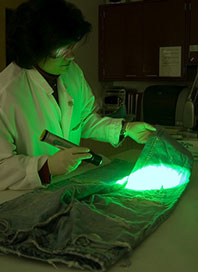
%> input picture Assets/Image1.jpg, 198 x 272 px
$ octave image1.m   (GNU Octave 9; MATLAB toolbox functions it lacks are replaced by stand-ins)
%> lines starting %> are read from the running program, lines starting %| are printed output that depends on the picture; in (x1, y1, x2, y2) boxes, pixels count from 0 and x2, y2 are one past the last pixel; in counts of white or black regions, pixels touching at a corner belong together; the program's own positions count from 1
%==========================================================================
% IMAGE 1: COLOR CORRECTION AND HARRIS CORNER DETECTION
%==========================================================================
% Purpose: Correct color cast using Gray World white balance
% Problem: Image has improper lighting causing color cast
% Techniques: Gray World, White Balance, Harris Corners, Histogram
%==========================================================================

clear all; close all; clc;

%% Initial path setup for root folder and loading assets
path = "C:\Users\DELL\Desktop\ICV_Assignment";
cd(path);

% Defining the image path and output folder path
imagePath = 'Assets/Image1.jpg';
outputFolder = 'Output/Image1/';

% Create output folder if doesn't exist
if ~exist(outputFolder, 'dir')
    mkdir(outputFolder);
end

% Load the image
img = imread(imagePath);
%> img is the input picture: size 272x198x3 uint8; mean R, G, B 42.7, 69, 32.5
img = im2double(img);
%> img: size 272x198x3 double

%% Image Metrics

[rows, cols, channels] = size(img);
%> rows = 272; cols = 198; channels = 3
numPixels = rows * cols;
%> numPixels = 53856

fprintf('--- Image Metrics ---\n');
fprintf('Width: %d pixels\n', cols);
%| Width: 198 pixels
fprintf('Height: %d pixels\n', rows);
%| Height: 272 pixels
fprintf('Channels: %d\n', channels);
%| Channels: 3
fprintf('Total Pixels: %d\n', numPixels);
%| Total Pixels: 53856

% Mean intensity per channel
meanR = mean(img(:,:,1), 'all');
%> meanR = 0.167
meanG = mean(img(:,:,2), 'all');
%> meanG = 0.271
meanB = mean(img(:,:,3), 'all');
%> meanB = 0.127

fprintf('Mean R: %.4f\n', meanR);
%| Mean R: 0.1674
fprintf('Mean G: %.4f\n', meanG);
%| Mean G: 0.2706
fprintf('Mean B: %.4f\n', meanB);
%| Mean B: 0.1274


%% Split channels
R = img(:,:,1);
G = img(:,:,2);
B = img(:,:,3);
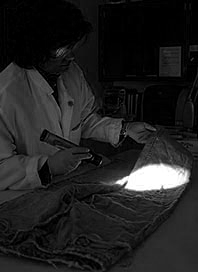
%> B: size 272x198 double; min 0, max 1, mean 0.127

%% Gray World White Balance
R_avg = mean(R(:));
%> R_avg = 0.167
G_avg = mean(G(:));
%> G_avg = 0.271
B_avg = mean(B(:));
%> B_avg = 0.127

avg = (R_avg + G_avg + B_avg) / 3;
%> avg = 0.188

R_corr = R * (avg / R_avg);
G_corr = G * (avg / G_avg);
B_corr = B * (avg / B_avg);

% Merge corrected image
img_grayworld = cat(3, R_corr, G_corr, B_corr);

%% Additional Green Cast Reduction
G_corr2 = G_corr * 0.85;   % reduce green
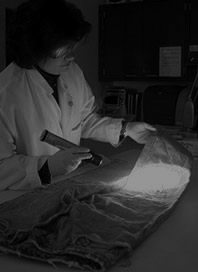
%> G_corr2: size 272x198 double; min 0, max 0.592, mean 0.16
R_corr2 = R_corr * 1.05;   % slight boost red

img_corrected = cat(3, R_corr2, G_corr2, B_corr);

% Clip values to [0,1]
img_corrected = min(max(img_corrected, 0), 1);
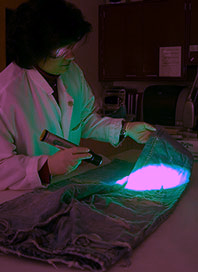
%> img_corrected: size 272x198x3 double; mean R, G, B 0.198, 0.16, 0.178

%% Contrast Enhancement (Histogram Stretching)
img_enhanced = zeros(size(img_corrected));

for i = 1:3
    channel = img_corrected(:,:,i);
    img_enhanced(:,:,i) = imadjust(channel, stretchlim(channel), []);
end
%> this loop made 3 passes
%> pass 1, `channel = img_corrected(:,:,i);`:
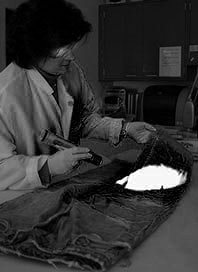
%> channel: size 272x198 double; min 0, max 1, mean 0.198
%> after the loop:
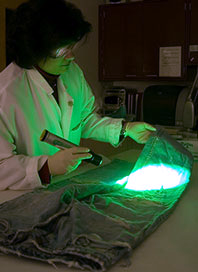
%> img_enhanced: size 272x198x3 double; mean R, G, B 0.204, 0.268, 0.178

%% Metrics After Enhancement

meanR2 = mean(img_enhanced(:,:,1), 'all');
%> meanR2 = 0.204
meanG2 = mean(img_enhanced(:,:,2), 'all');
%> meanG2 = 0.268
meanB2 = mean(img_enhanced(:,:,3), 'all');
%> meanB2 = 0.178

fprintf('\n--- After Enhancement ---\n');
fprintf('Mean R: %.4f\n', meanR2);
%| Mean R: 0.2040
fprintf('Mean G: %.4f\n', meanG2);
%| Mean G: 0.2678
fprintf('Mean B: %.4f\n', meanB2);
%| Mean B: 0.1782

%% Save intermediate results
imwrite(img_grayworld, fullfile(outputFolder, 'grayworld.jpg'));
imwrite(img_corrected, fullfile(outputFolder, 'color_corrected.jpg'));
imwrite(img_enhanced, fullfile(outputFolder, 'enhanced.jpg'));

%% Convert to Grayscale for Harris Corner Detection
gray = rgb2gray(img_enhanced);
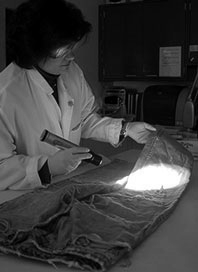
%> gray: size 272x198 double; min 0, max 1, mean 0.239

%% Harris Corner Detection (Tuned)

% Detect corners with parameters
corners = detectHarrisFeatures(gray, ...
    'MinQuality', 0.01, ...   % sensitivity (lower = more points)
    'FilterSize', 5);         % neighborhood size
%> corners = 118 points; strongest (x, y): (53, 95), (92, 156), (125, 135), (53, 92), (101, 163)

% Select strongest N corners
numCorners = 150;
strongCorners = corners.selectStrongest(numCorners);
%> strongCorners has the same summary as corners

% Marker size control
markerSize = 8;

% Overlay corners
img_corners = insertMarker(img_enhanced, strongCorners.Location, ...
    'o', 'Color', 'red', 'Size', markerSize);
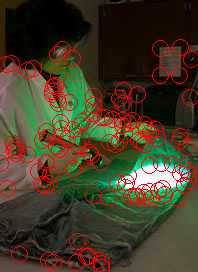
%> img_corners: size 272x198x3 double; 8.74% of pixels changed, all inside (x1, y1, x2, y2) = (0, 39, 198, 272)

%% 7. Save final output
imwrite(img_corners, fullfile(outputFolder, 'harris_corners.jpg'));

%% 8. Display results
figure;

subplot(2,2,1);
imshow(img);
title('Original Image');

subplot(2,2,2);
imshow(img_grayworld);
title('Gray World Correction');

subplot(2,2,3);
imshow(img_enhanced);
title('Final Enhanced Image');

subplot(2,2,4);
imshow(img_corners);
title('Harris Corners');

%% 9. PSNR Calculation

% Convert to same format
original_uint8 = im2uint8(img);
enhanced_uint8 = im2uint8(img_enhanced);

% Compute PSNR
[peaksnr, snr] = psnr(enhanced_uint8, original_uint8);
%> peaksnr = 26.24; snr = 14.86

fprintf('PSNR between original and enhanced image: %.2f dB\n', peaksnr);
%| PSNR between original and enhanced image: 26.24 dB

%% SSIM Calculation
ssim_val = ssim(enhanced_uint8, original_uint8);
%> ssim_val = 0.911
fprintf('SSIM between original and enhanced image: %.4f\n', ssim_val);
%| SSIM between original and enhanced image: 0.9114

$ run again, with Assets/Image2.JPG copied over Assets/Image1.jpg
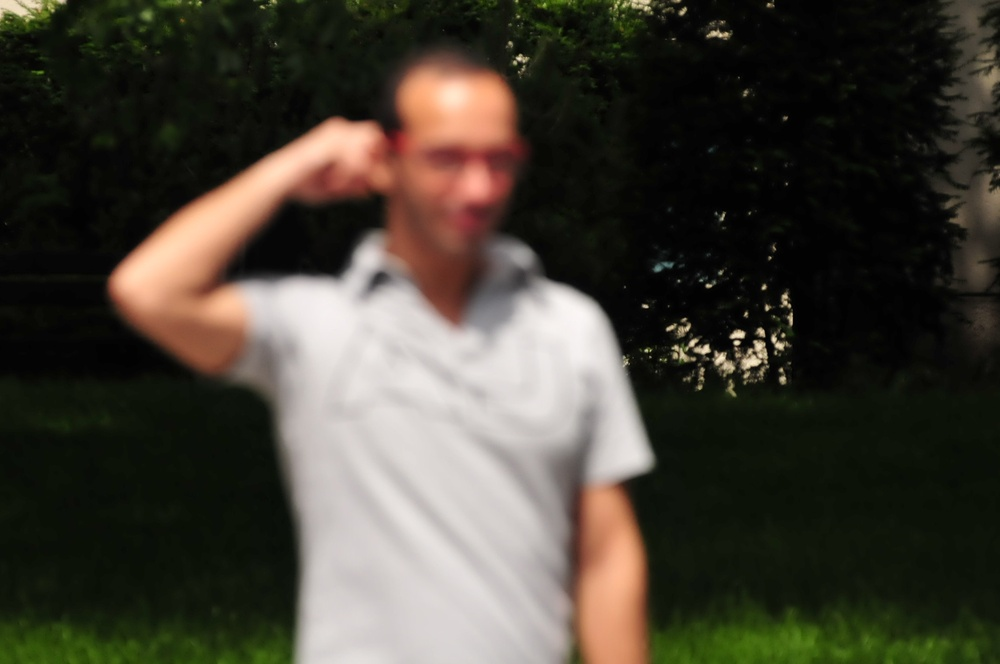
%> input picture Assets/Image2.JPG, 1000 x 664 px, shrunk from 2144 x 1424 before the run
%> img is the input picture: size 664x1000x3 uint8; mean R, G, B 68.5, 64, 53.7
%> img: size 664x1000x3 double
%| Width: 1000 pixels
%| Height: 664 pixels
%| Channels: 3
%| Total Pixels: 664000
%> meanR = 0.269
%> meanG = 0.251
%> meanB = 0.211
%| Mean R: 0.2687
%| Mean G: 0.2508
%| Mean B: 0.2106
%> R_avg = 0.269
%> G_avg = 0.251
%> B_avg = 0.211
%> avg = 0.243
%> after the loop `for i = 1:3`:
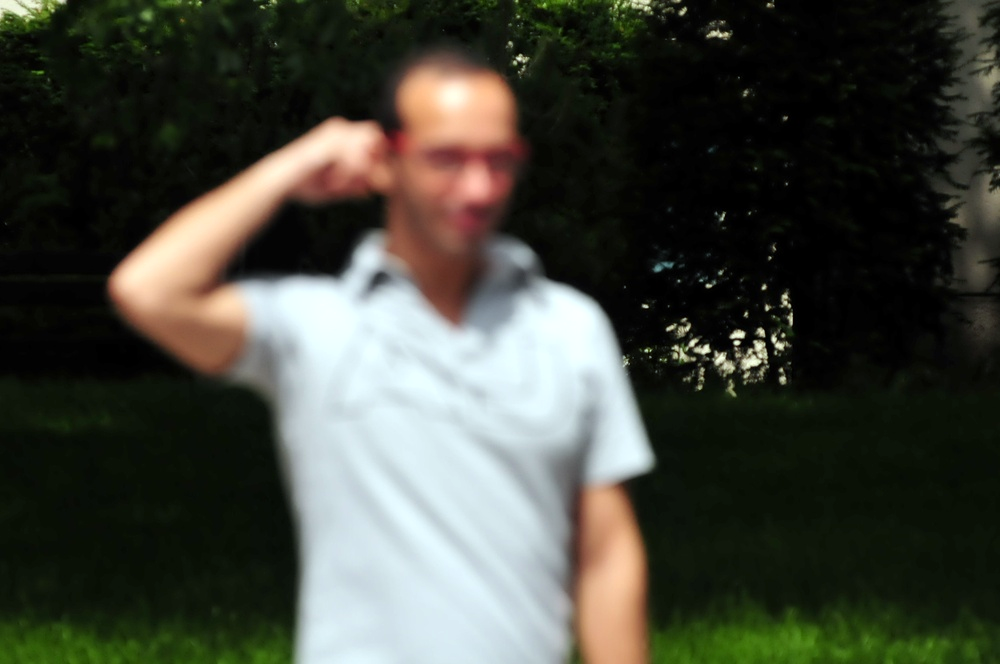
%> img_enhanced: size 664x1000x3 double; mean R, G, B 0.264, 0.273, 0.236
%> meanR2 = 0.264
%> meanG2 = 0.273
%> meanB2 = 0.236
%| Mean R: 0.2639
%| Mean G: 0.2727
%| Mean B: 0.2358
%> corners = 242 points; strongest (x, y): (740, 343), (735, 343), (648, 307), (647, 351), (708, 346)
%> strongCorners = 150 points; strongest (x, y): (740, 343), (735, 343), (648, 307), (647, 351), (708, 346)
%> `img_corners = insertMarker(img_enhanced, strongCorners.Location, 'o', ..`:
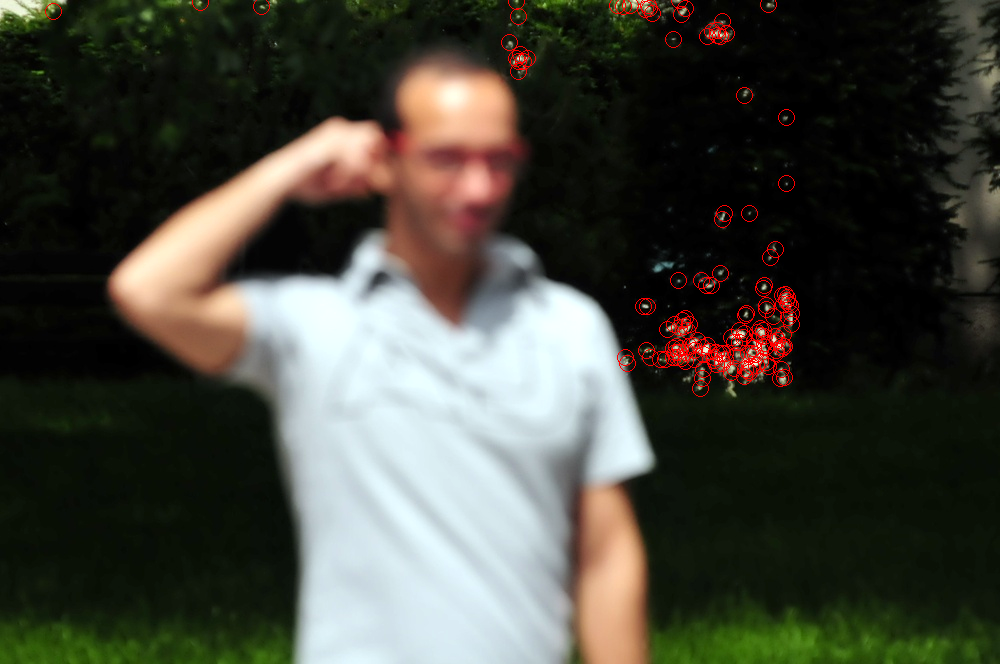
%> img_corners: size 664x1000x3 double; mean R, G, B 0.271, 0.271, 0.234
%> peaksnr = 28.07; snr = 19.94
%| PSNR between original and enhanced image: 28.07 dB
%> ssim_val = 0.817
%| SSIM between original and enhanced image: 0.8169

$ run again, with Assets/Image4.jpg copied over Assets/Image1.jpg
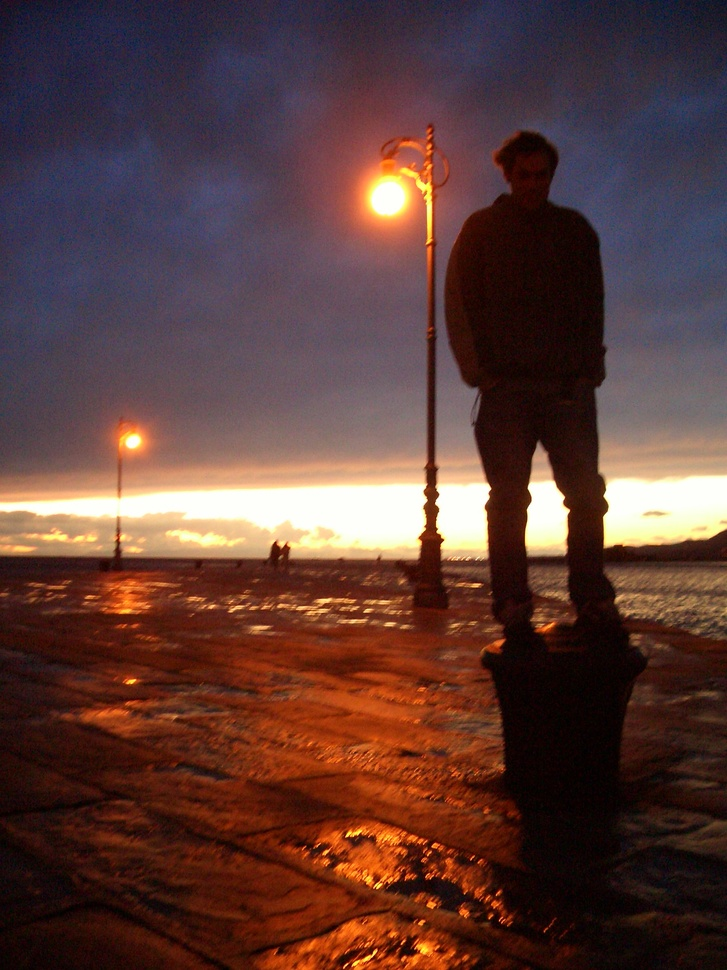
%> input picture Assets/Image4.jpg, 727 x 970 px, shrunk from 1200 x 1600 before the run
%> img is the input picture: size 970x727x3 uint8; mean R, G, B 91.4, 59.8, 55.3
%> img: size 970x727x3 double
%| Width: 727 pixels
%| Height: 970 pixels
%| Channels: 3
%| Total Pixels: 705190
%> meanR = 0.358
%> meanG = 0.235
%> meanB = 0.217
%| Mean R: 0.3583
%| Mean G: 0.2346
%| Mean B: 0.2170
%> R_avg = 0.358
%> G_avg = 0.235
%> B_avg = 0.217
%> avg = 0.27
%> after the loop `for i = 1:3`:
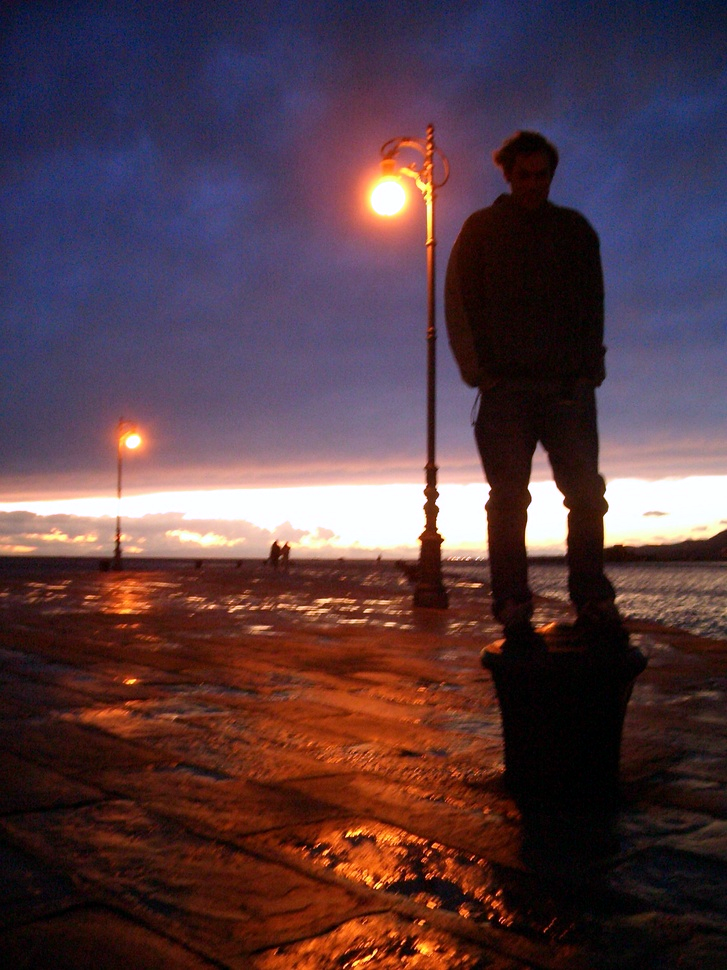
%> img_enhanced: size 970x727x3 double; mean R, G, B 0.335, 0.232, 0.264
%> meanR2 = 0.335
%> meanG2 = 0.232
%> meanB2 = 0.264
%| Mean R: 0.3349
%| Mean G: 0.2316
%| Mean B: 0.2637
%> corners = 383 points; strongest (x, y): (444, 541), (570, 511), (438, 532), (491, 489), (436, 504)
%> strongCorners = 150 points; strongest (x, y): (444, 541), (570, 511), (438, 532), (491, 489), (436, 504)
%> `title('Harris Corners');`:
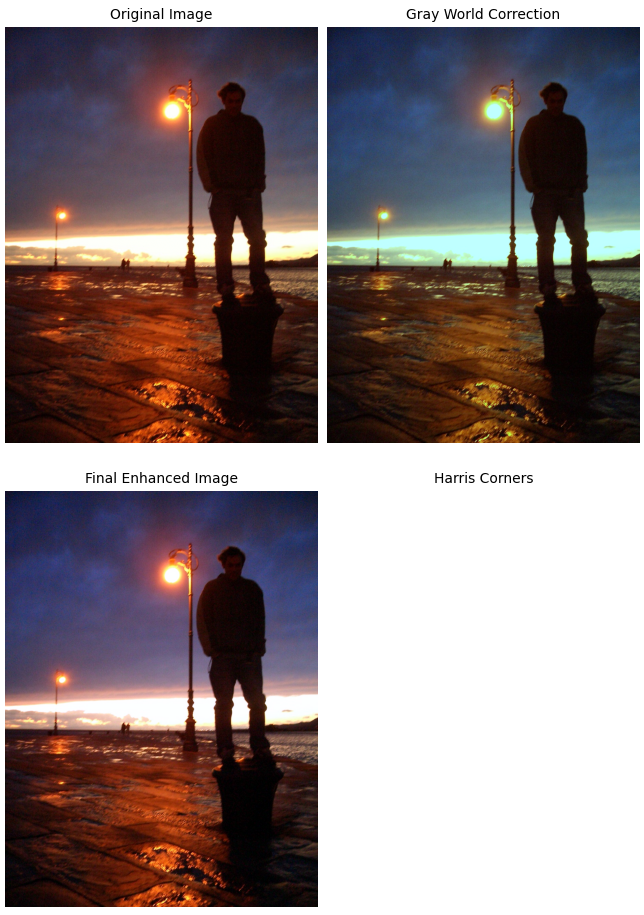
%> figure redrawn from the program's plot data, 4 panels
%> peaksnr = 28.27; snr = 19.37
%| PSNR between original and enhanced image: 28.27 dB
%> ssim_val = 0.838
%| SSIM between original and enhanced image: 0.8382

$ run again, with Assets/Image5.jpg copied over Assets/Image1.jpg
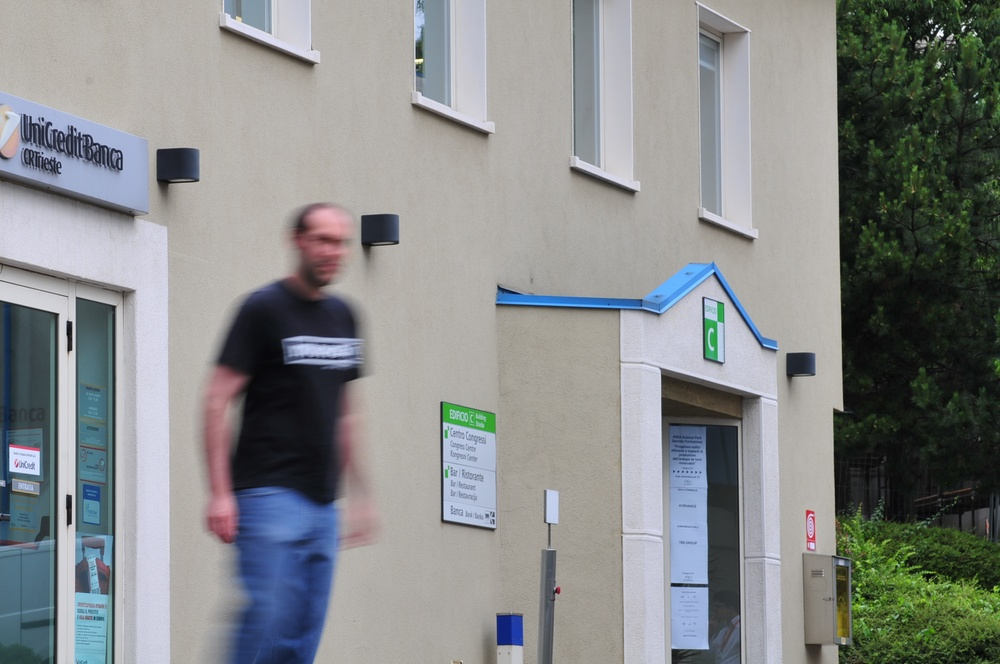
%> input picture Assets/Image5.jpg, 1000 x 664 px, shrunk from 2144 x 1424 before the run
%> img is the input picture: size 664x1000x3 uint8; mean R, G, B 134.3, 137.1, 137.1
%> img: size 664x1000x3 double
%| Width: 1000 pixels
%| Height: 664 pixels
%| Channels: 3
%| Total Pixels: 664000
%> meanR = 0.527
%> meanG = 0.538
%| Mean R: 0.5269
%| Mean G: 0.5378
%| Mean B: 0.5375
%> R_avg = 0.527
%> G_avg = 0.538
%> avg = 0.534
%> meanR2 = 0.604
%> meanG2 = 0.616
%> meanB2 = 0.572
%| Mean R: 0.6037
%| Mean G: 0.6156
%| Mean B: 0.5715
%> corners = 513 points; strongest (x, y): (937, 27), (976, 34), (932, 34), (943, 36), (953, 35)
%> strongCorners = 150 points; strongest (x, y): (937, 27), (976, 34), (932, 34), (943, 36), (953, 35)
%> `img_corners = insertMarker(img_enhanced, strongCorners.Location, 'o', ..`:
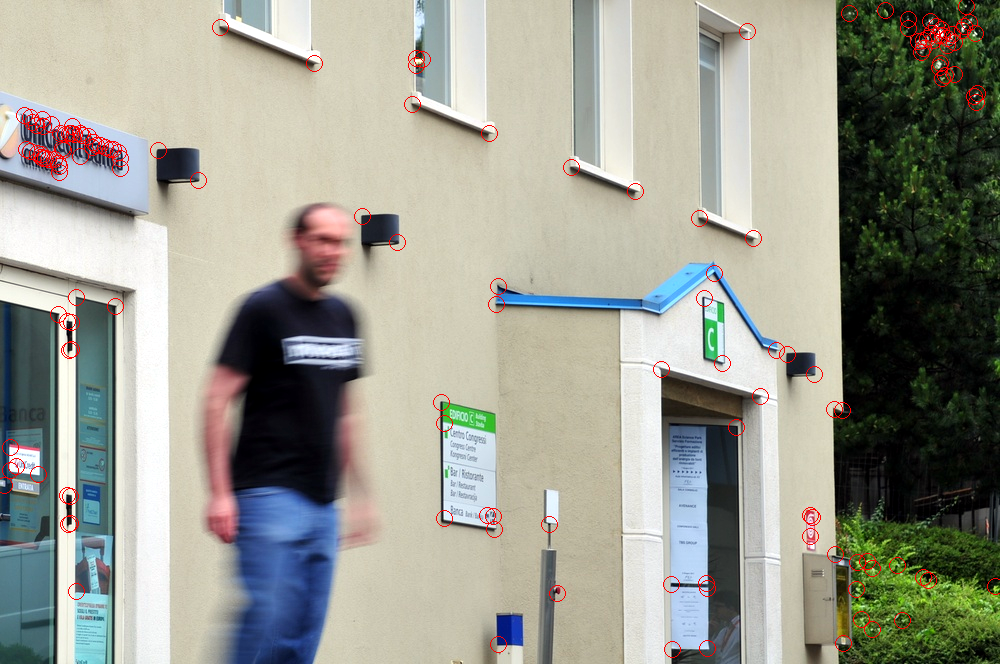
%> img_corners: size 664x1000x3 double; mean R, G, B 0.608, 0.611, 0.567
%> peaksnr = 21.06; snr = 16.44
%| PSNR between original and enhanced image: 21.06 dB
%> ssim_val = 0.801
%| SSIM between original and enhanced image: 0.8006
